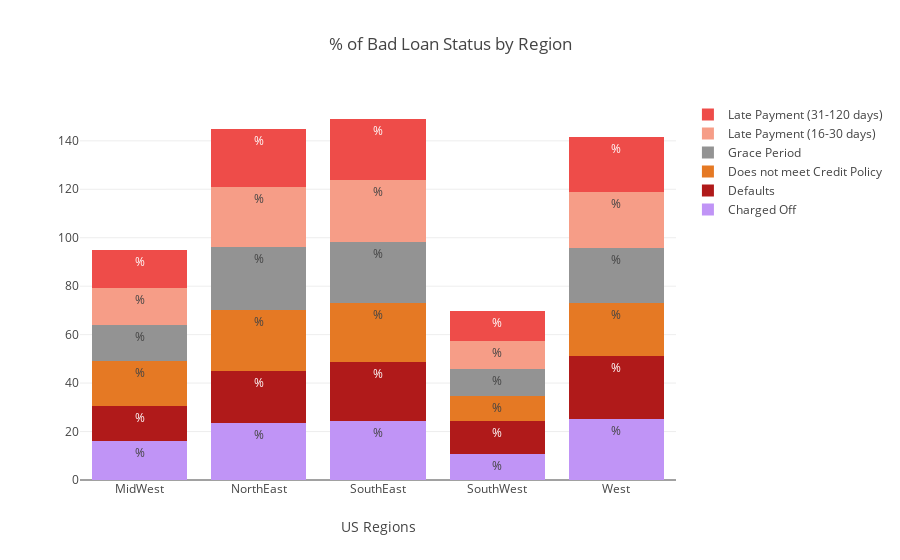

Notebook source saved alongside this figure:
### Code cell
# Explore Bad Loans
badloans_df = df[df['loan_condition'] == 'Bad Loan']

loan_status_cross = pd.crosstab(badloans_df['region'], badloans_df['loan_status']).apply(lambda x: x/x.sum()*100)
number_of_loanstatus = pd.crosstab(badloans_df['region'], badloans_df['loan_status'])

loan_status_cross = loan_status_cross.apply(lambda x: round(x,2))

number_of_loanstatus['Total'] = number_of_loanstatus.sum(axis=1)

charged_off = loan_status_cross['Charged Off'].values.tolist()
default = loan_status_cross['Default'].values.tolist()
not_meet_credit = loan_status_cross['Does not meet the credit policy. Status:Charged Off'].values.tolist()
grace_period = loan_status_cross['In Grace Period'].values.tolist()
short_pay = loan_status_cross['Late (16-30 days)'] .values.tolist()
long_pay = loan_status_cross['Late (31-120 days)'].values.tolist()

charged = go.Bar(
    x=['MidWest', 'NorthEast', 'SouthEast', 'SouthWest', 'West'],
    y= charged_off,
    name='Charged Off',
    marker=dict(
        color='rgb(192, 148, 246)'
    ),
    text = '%'
)

defaults = go.Bar(
    x=['MidWest', 'NorthEast', 'SouthEast', 'SouthWest', 'West'],
    y=default,
    name='Defaults',
    marker=dict(
        color='rgb(176, 26, 26)'
    ),
    text = '%'
)

credit_policy = go.Bar(
    x=['MidWest', 'NorthEast', 'SouthEast', 'SouthWest', 'West'],
    y= not_meet_credit,
    name='Does not meet Credit Policy',
    marker = dict(
        color='rgb(229, 121, 36)'
    ),
    text = '%'
)

grace = go.Bar(
    x=['MidWest', 'NorthEast', 'SouthEast', 'SouthWest', 'West'],
    y= grace_period,
    name='Grace Period',
    marker = dict(
        color='rgb(147, 147, 147)'
    ),
    text = '%'
)

short_pays = go.Bar(
    x=['MidWest', 'NorthEast', 'SouthEast', 'SouthWest', 'West'],
    y= short_pay,
    name='Late Payment (16-30 days)', 
    marker = dict(
        color='rgb(246, 157, 135)'
    ),
    text = '%'
)

long_pays = go.Bar(
    x=['MidWest', 'NorthEast', 'SouthEast', 'SouthWest', 'West'],
    y= long_pay,
    name='Late Payment (31-120 days)',
    marker = dict(
        color = 'rgb(238, 76, 73)'
        ),
    text = '%'
)

data = [charged, defaults, credit_policy, grace, short_pays, long_pays]
layout = go.Layout(
    barmode='stack',
    title = '% of Bad Loan Status by Region',
    xaxis=dict(title='US Regions')
)

fig = go.Figure(data=data, layout=layout)
iplot(fig, filename='stacked-bar')

### Figure 1 — Plotly figure (JSON) as saved in the notebook; plotly's stock layout.template omitted (floating-point values rounded to 4 significant figures)
{"data": [{"marker": {"color": "rgb(192, 148, 246)"}, "name": "Charged Off", "text": "%", "type": "bar", "uid": "a498253a-f24a-4a98-97b5-09de0ac0fac6", "x": ["MidWest", "NorthEast", "SouthEast", "SouthWest", "West"], "y": [16.27, 23.58, 24.52, 10.55, 25.08]}, {"marker": {"color": "rgb(176, 26, 26)"}, "name": "Defaults", "text": "%", "type": "bar", "uid": "ff2751c3-d000-4e62-a254-6d8609d16723", "x": ["MidWest", "NorthEast", "SouthEast", "SouthWest", "West"], "y": [14.36, 21.58, 24.36, 13.62, 26.09]}, {"marker": {"color": "rgb(229, 121, 36)"}, "name": "Does not meet Credit Policy", "text": "%", "type": "bar", "uid": "093b1d67-6638-49c0-94ac-602a451700e4", "x": ["MidWest", "NorthEast", "SouthEast", "SouthWest", "West"], "y": [18.66, 24.97, 24.18, 10.38, 21.81]}, {"marker": {"color": "rgb(147, 147, 147)"}, "name": "Grace Period", "text": "%", "type": "bar", "uid": "3d486dfd-99ee-4a22-a7ae-6b587c2633bd", "x": ["MidWest", "NorthEast", "SouthEast", "SouthWest", "West"], "y": [14.81, 25.99, 25.25, 11.32, 22.63]}, {"marker": {"color": "rgb(246, 157, 135)"}, "name": "Late Payment (16-30 days)", "text": "%", "type": "bar", "uid": "ac3e8ff9-52ae-40ff-9e4f-cd285879d4bc", "x": ["MidWest", "NorthEast", "SouthEast", "SouthWest", "West"], "y": [15.02, 24.82, 25.46, 11.58, 23.12]}, {"marker": {"color": "rgb(238, 76, 73)"}, "name": "Late Payment (31-120 days)", "text": "%", "type": "bar", "uid": "f10f5118-b1d5-45ff-a4d5-71b5b9009fec", "x": ["MidWest", "NorthEast", "SouthEast", "SouthWest", "West"], "y": [15.7, 24.15, 25.24, 12.14, 22.78]}], "layout": {"barmode": "stack", "title": {"text": "% of Bad Loan Status by Region"}, "xaxis": {"title": {"text": "US Regions"}}}}
